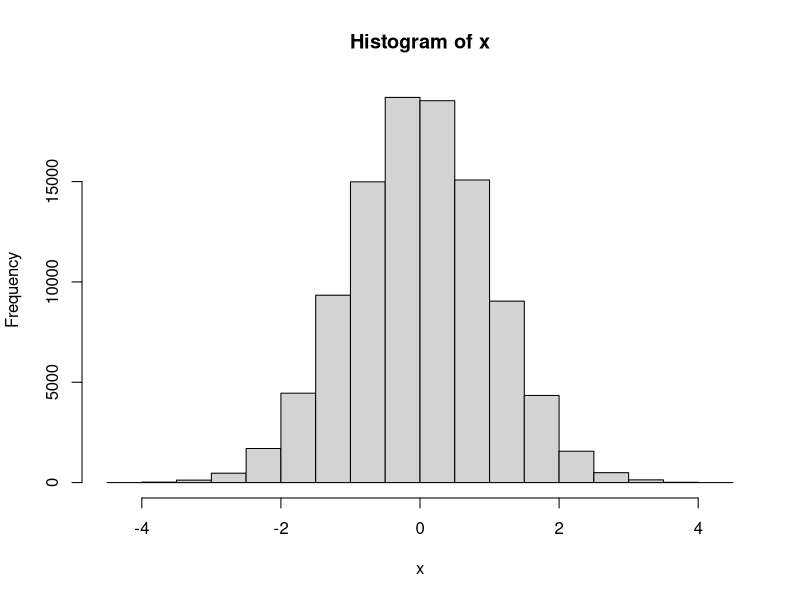
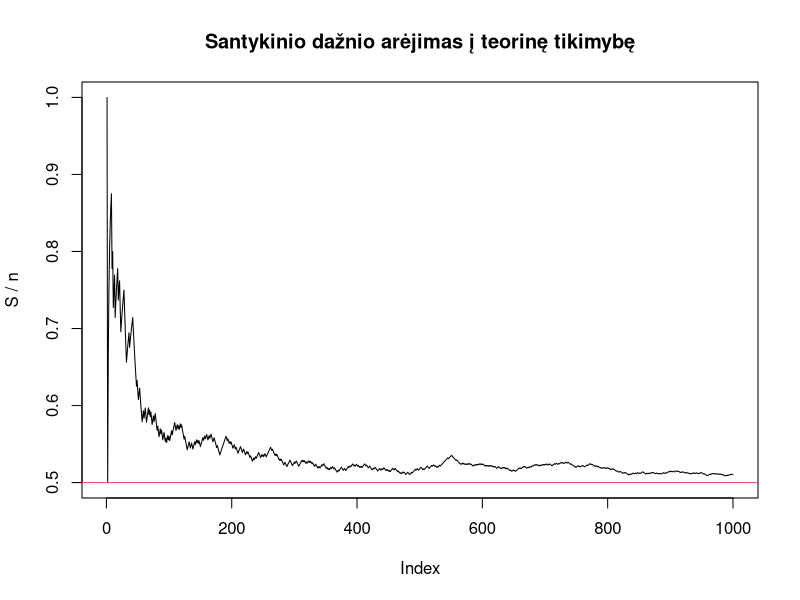

These figures' R source, in order:
## ---- chunk 1
knitr::opts_chunk$set(echo = TRUE)
## ---- chunk 2
x = rnorm(100000)
mean(x<=0)
hist(x)
## ---- chunk 3
experment <- function() sum(sample(1:6, 3, replace = TRUE)) > sum(sample(1:6, 2, replace = TRUE))
res = replicate(1000, experment())
mean(res)

## ---- chunk 4
n = 1000
x = sample(0:1,n, replace = TRUE) 

# skaiciuojame slenkancia suma - tai neefektyvus dudas, bet jis parodo skaiciavimo logika
S_bad = x * 0
S_bad[1] = x[1]
for(i in 2:n){
  S_bad[i] = S_bad[i-1] + x[i] 
}

# efektyvus budas
S = cumsum(x)

# isitikinkime, kad abu budai duoda ta pati rezultata
all(S == S_bad)

# nubrezkime grafika
plot(S / 1:n, type="l", ylab = "S / n", main="Santykinio dažnio arėjimas į teorinę tikimybę")
abline(h=0.5, col=2)
